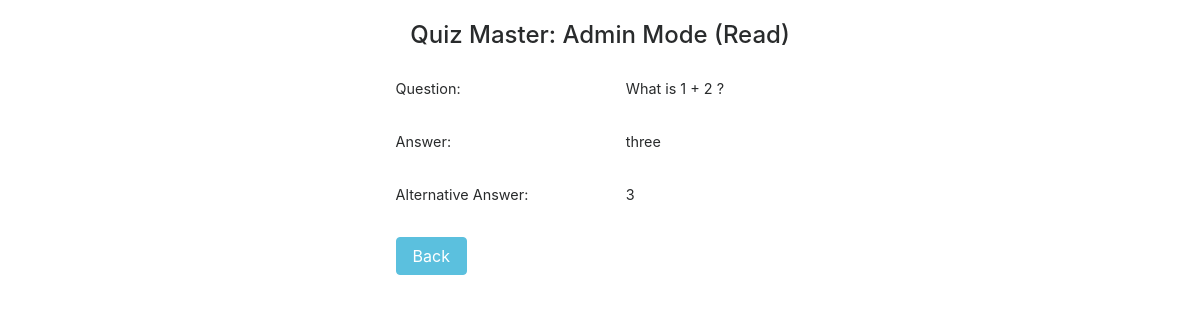
Screenshot of /read.php?id=2 with the database file from the repository.
### tables this page shows
CREATE TABLE `quiz` (
  `id` int(11) NOT NULL,
  `question` varchar(255) DEFAULT NULL,
  `answer1` varchar(255) DEFAULT NULL,
  `answer2` varchar(255) DEFAULT NULL
);

### read.php (the view, shortened to what this page needs)
<?php
  include_once 'db-config.php';
  if (isset($_GET["id"]) && !empty($_GET["id"])) {
    $sqlQuery = "SELECT * FROM quiz WHERE id = ?";
    $stmt = mysqli_prepare($dbConnection, $sqlQuery);
    mysqli_stmt_bind_param($stmt, "i", $param_id);
    mysqli_stmt_execute($stmt);
    $result = mysqli_stmt_get_result($stmt);
    if (mysqli_num_rows($result) == 1) {
      $row = mysqli_fetch_array($result, MYSQLI_ASSOC);
    }
  }
?>
<!DOCTYPE html>
<html>
  <head>
    <link rel="stylesheet" href="stylesheets/bootstrap/bootstrap.min.css">
    <link rel="stylesheet" href="stylesheets/bootstrap/qm.css">
  </head>
  <body class="container-fluid">
    <div class="container-row text-center">
      <span>&nbsp;</span>
    </div>
    <div class="container-row text-center">
      <h1>Quiz Master: Admin Mode (Read)</h1>
    </div>
    <div class="container-row text-center">
      <span>&nbsp;</span>
    </div>
    <form action="" method="post">
      <div class="container-row content-create">
        <span>&nbsp;</span>
        <span>Question:</span>
        <span><?php echo $row["question"]; ?></span>
        <span>&nbsp;</span>
        <span>Answer:</span>
        <span><?php echo $row["answer1"]; ?></span>
        <span>&nbsp;</span>
        <span>Alternative Answer:</span>
        <span><?php echo $row["answer2"]; ?></span>
        <span>&nbsp;</span>
        <span><a href="index.php" class="btn btn-info">Back</a></span>
        <span>&nbsp;</span>
      </div>
    </form>
  </body>
</html>

### rows the page displays
quiz: question "What is 1 + 2 ?", answer1 "three", answer2 "3"
